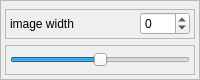
                          <widget class="QFrame" name="frame_8">
                           <property name="maximumSize">
                            <size>
                             <width>16777215</width>
                             <height>80</height>
                            </size>
                           </property>
                           <property name="frameShape">
                            <enum>QFrame::StyledPanel</enum>
                           </property>
                           <property name="frameShadow">
                            <enum>QFrame::Raised</enum>
                           </property>
                           <layout class="QVBoxLayout" name="verticalLayout_11">
                            <property name="leftMargin">
                             <number>4</number>
                            </property>
                            <property name="topMargin">
                             <number>8</number>
                            </property>
                            <property name="rightMargin">
                             <number>4</number>
                            </property>
                            <property name="bottomMargin">
                             <number>4</number>
                            </property>
                            <item>
                             <widget class="QFrame" name="frame_16">
                              <property name="minimumSize">
                               <size>
                                <width>0</width>
                                <height>0</height>
                               </size>
                              </property>
                              <property name="maximumSize">
                               <size>
                                <width>16777215</width>
                                <height>30</height>
                               </size>
                              </property>
                              <property name="frameShape">
                               <enum>QFrame::StyledPanel</enum>
                              </property>
                              <property name="frameShadow">
                               <enum>QFrame::Raised</enum>
                              </property>
                              <layout class="QHBoxLayout" name="horizontalLayout_9">
                               <property name="leftMargin">
                                <number>4</number>
                               </property>
                               <property name="topMargin">
                                <number>1</number>
                               </property>
                               <property name="rightMargin">
                                <number>4</number>
                               </property>
                               <property name="bottomMargin">
                                <number>1</number>
                               </property>
                               <item>
                                <widget class="QLabel" name="label_15">
                                 <property name="text">
                                  <string>image width</string>
                                 </property>
                                </widget>
                               </item>
                               <item>
                                <widget class="QSpinBox" name="imgWidthSpinbox">
                                 <property name="maximumSize">
                                  <size>
                                   <width>50</width>
                                   <height>16777215</height>
                                  </size>
                                 </property>
                                 <property name="minimum">
                                  <number>-100</number>
                                 </property>
                                 <property name="maximum">
                                  <number>100</number>
                                 </property>
                                </widget>
                               </item>
                              </layout>
                             </widget>
                            </item>
                            <item>
                             <widget class="QFrame" name="frame_15">
                              <property name="minimumSize">
                               <size>
                                <width>0</width>
                                <height>0</height>
                               </size>
                              </property>
                              <property name="maximumSize">
                               <size>
                                <width>16777215</width>
                                <height>30</height>
                               </size>
                              </property>
                              <property name="frameShape">
                               <enum>QFrame::StyledPanel</enum>
                              </property>
                              <property name="frameShadow">
                               <enum>QFrame::Raised</enum>
                              </property>
                              <layout class="QHBoxLayout" name="horizontalLayout_16">
                               <property name="leftMargin">
                                <number>4</number>
                               </property>
                               <property name="topMargin">
                                <number>1</number>
                               </property>
                               <property name="rightMargin">
                                <number>4</number>
                               </property>
                               <property name="bottomMargin">
                                <number>1</number>
                               </property>
                               <item>
                                <widget class="QSlider" name="imgWSlider">
                                 <property name="minimum">
                                  <number>-100</number>
                                 </property>
                                 <property name="maximum">
                                  <number>100</number>
                                 </property>
                                 <property name="orientation">
                                  <enum>Qt::Horizontal</enum>
                                 </property>
                                </widget>
                               </item>
                              </layout>
                             </widget>
                            </item>
                           </layout>
                          </widget>
